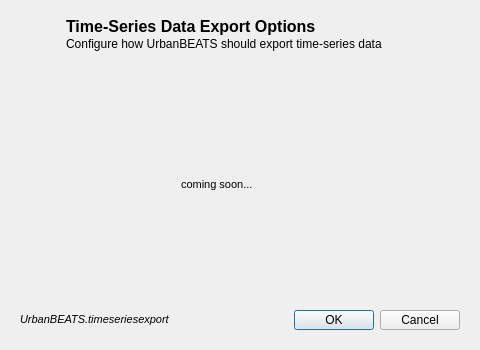
<?xml version="1.0" encoding="UTF-8"?>
<ui version="4.0">
 <class>TimeSeriesDialog</class>
 <widget class="QDialog" name="TimeSeriesDialog">
  <property name="geometry">
   <rect>
    <x>0</x>
    <y>0</y>
    <width>480</width>
    <height>350</height>
   </rect>
  </property>
  <property name="windowTitle">
   <string>Preferences</string>
  </property>
  <layout class="QVBoxLayout" name="verticalLayout">
   <item>
    <widget class="QWidget" name="title_widget" native="true">
     <property name="minimumSize">
      <size>
       <width>0</width>
       <height>50</height>
      </size>
     </property>
     <property name="maximumSize">
      <size>
       <width>16777215</width>
       <height>50</height>
      </size>
     </property>
     <widget class="QLabel" name="dbsubtitle">
      <property name="geometry">
       <rect>
        <x>55</x>
        <y>25</y>
        <width>561</width>
        <height>16</height>
       </rect>
      </property>
      <property name="text">
       <string>Configure how UrbanBEATS should export time-series data</string>
      </property>
     </widget>
     <widget class="QLabel" name="dbtitle">
      <property name="geometry">
       <rect>
        <x>55</x>
        <y>5</y>
        <width>331</width>
        <height>21</height>
       </rect>
      </property>
      <property name="font">
       <font>
        <pointsize>12</pointsize>
        <weight>75</weight>
        <bold>true</bold>
       </font>
      </property>
      <property name="text">
       <string>Time-Series Data Export Options</string>
      </property>
     </widget>
     <widget class="QLabel" name="header_img">
      <property name="geometry">
       <rect>
        <x>0</x>
        <y>0</y>
        <width>50</width>
        <height>50</height>
       </rect>
      </property>
      <property name="minimumSize">
       <size>
        <width>50</width>
        <height>50</height>
       </size>
      </property>
      <property name="maximumSize">
       <size>
        <width>50</width>
        <height>50</height>
       </size>
      </property>
      <property name="text">
       <string/>
      </property>
      <property name="pixmap">
       <pixmap resource="toolbaricons/guitoolbaricons.qrc">:/images/timeseries.png</pixmap>
      </property>
     </widget>
    </widget>
   </item>
   <item>
    <widget class="QWidget" name="main_options_widget" native="true">
     <widget class="QLabel" name="nopref_lbl_2">
      <property name="geometry">
       <rect>
        <x>160</x>
        <y>190</y>
        <width>181</width>
        <height>16</height>
       </rect>
      </property>
      <property name="text">
       <string/>
      </property>
      <property name="textFormat">
       <enum>Qt::AutoText</enum>
      </property>
      <property name="pixmap">
       <pixmap>:/guitoolbaricons/custom-reports-icon.png</pixmap>
      </property>
     </widget>
     <widget class="QLabel" name="mapfilename_lbl">
      <property name="geometry">
       <rect>
        <x>170</x>
        <y>110</y>
        <width>181</width>
        <height>16</height>
       </rect>
      </property>
      <property name="text">
       <string>&lt;!DOCTYPE HTML PUBLIC &quot;-//W3C//DTD HTML 4.0//EN&quot; &quot;http://www.w3.org/TR/REC-html40/strict.dtd&quot;&gt;
&lt;html&gt;&lt;head&gt;&lt;meta name=&quot;qrichtext&quot; content=&quot;1&quot; /&gt;&lt;style type=&quot;text/css&quot;&gt;
p, li { white-space: pre-wrap; }
&lt;/style&gt;&lt;/head&gt;&lt;body style=&quot; font-family:'MS Shell Dlg 2'; font-size:8.25pt; font-weight:400; font-style:normal;&quot;&gt;
&lt;p style=&quot; margin-top:0px; margin-bottom:0px; margin-left:0px; margin-right:0px; -qt-block-indent:0; text-indent:0px;&quot;&gt;&lt;span style=&quot; font-size:8pt;&quot;&gt;coming soon...&lt;/span&gt;&lt;/p&gt;&lt;/body&gt;&lt;/html&gt;</string>
      </property>
     </widget>
    </widget>
   </item>
   <item>
    <widget class="QWidget" name="widget_4" native="true">
     <property name="minimumSize">
      <size>
       <width>0</width>
       <height>38</height>
      </size>
     </property>
     <property name="maximumSize">
      <size>
       <width>16777215</width>
       <height>38</height>
      </size>
     </property>
     <layout class="QHBoxLayout" name="horizontalLayout_2">
      <item>
       <widget class="QLabel" name="remarks">
        <property name="text">
         <string>&lt;!DOCTYPE HTML PUBLIC &quot;-//W3C//DTD HTML 4.0//EN&quot; &quot;http://www.w3.org/TR/REC-html40/strict.dtd&quot;&gt;
&lt;html&gt;&lt;head&gt;&lt;meta name=&quot;qrichtext&quot; content=&quot;1&quot; /&gt;&lt;style type=&quot;text/css&quot;&gt;
p, li { white-space: pre-wrap; }
&lt;/style&gt;&lt;/head&gt;&lt;body style=&quot; font-family:'MS Shell Dlg 2'; font-size:8.25pt; font-weight:400; font-style:normal;&quot;&gt;
&lt;p style=&quot; margin-top:0px; margin-bottom:0px; margin-left:0px; margin-right:0px; -qt-block-indent:0; text-indent:0px;&quot;&gt;&lt;span style=&quot; font-size:8pt; font-style:italic;&quot;&gt;UrbanBEATS.timeseriesexport&lt;/span&gt;&lt;/p&gt;&lt;/body&gt;&lt;/html&gt;</string>
        </property>
       </widget>
      </item>
      <item>
       <widget class="QDialogButtonBox" name="buttonBox">
        <property name="orientation">
         <enum>Qt::Horizontal</enum>
        </property>
        <property name="standardButtons">
         <set>QDialogButtonBox::Cancel|QDialogButtonBox::Ok</set>
        </property>
       </widget>
      </item>
     </layout>
    </widget>
   </item>
  </layout>
 </widget>
 <resources>
  <include location="toolbaricons/guitoolbaricons.qrc"/>
  <include location="toolbaricons/guitoolbaricons.qrc"/>
  <include location="toolbaricons/guitoolbaricons.qrc"/>
  <include location="toolbaricons/guitoolbaricons.qrc"/>
  <include location="toolbaricons/guitoolbaricons.qrc"/>
 </resources>
 <connections>
  <connection>
   <sender>buttonBox</sender>
   <signal>accepted()</signal>
   <receiver>TimeSeriesDialog</receiver>
   <slot>accept()</slot>
   <hints>
    <hint type="sourcelabel">
     <x>248</x>
     <y>254</y>
    </hint>
    <hint type="destinationlabel">
     <x>157</x>
     <y>274</y>
    </hint>
   </hints>
  </connection>
  <connection>
   <sender>buttonBox</sender>
   <signal>rejected()</signal>
   <receiver>TimeSeriesDialog</receiver>
   <slot>reject()</slot>
   <hints>
    <hint type="sourcelabel">
     <x>316</x>
     <y>260</y>
    </hint>
    <hint type="destinationlabel">
     <x>286</x>
     <y>274</y>
    </hint>
   </hints>
  </connection>
 </connections>
</ui>
